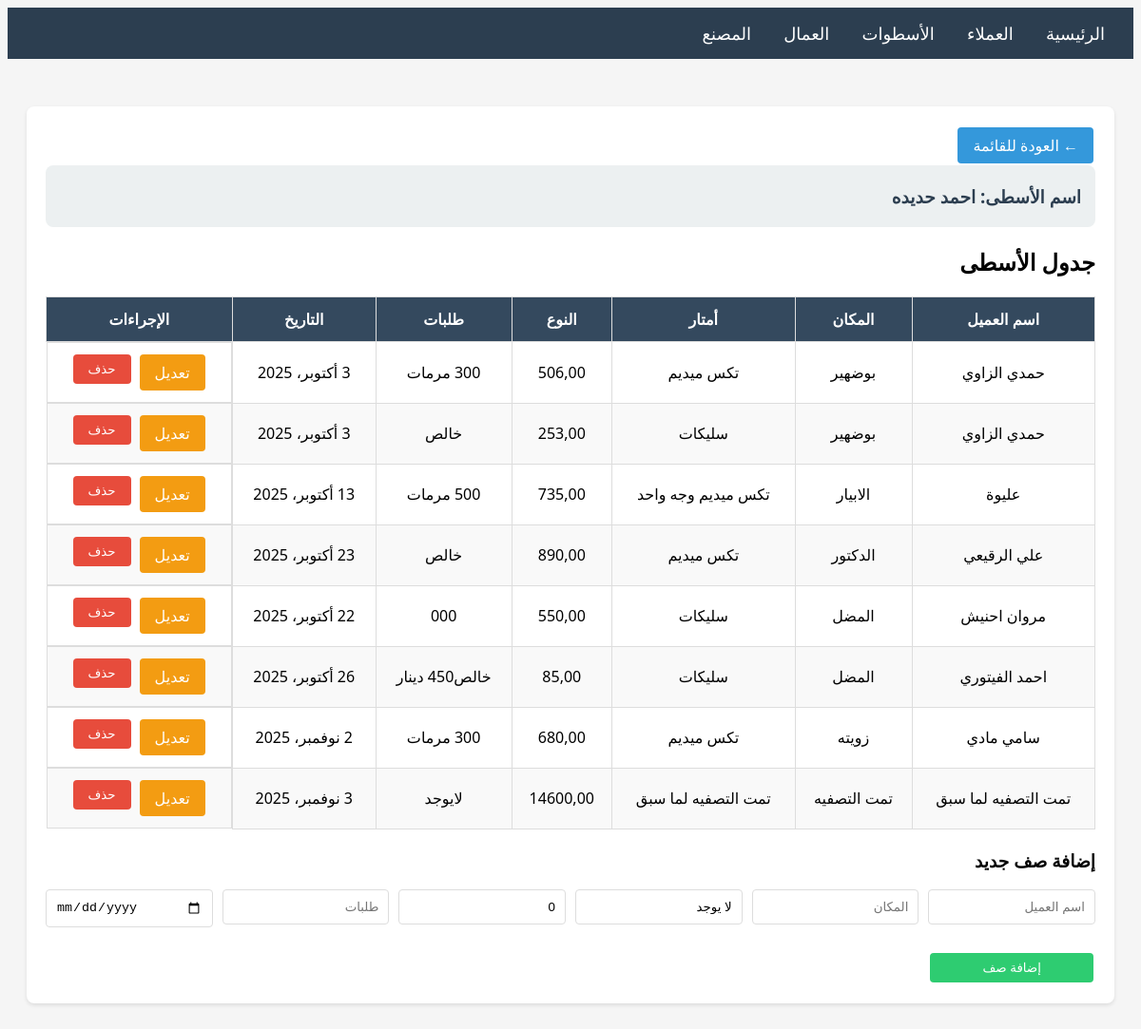
/craftsmen/10/, run on the app's committed database.
### main/models.py (models this page shows, shortened)
class Craftsman(models.Model):
    name = models.CharField(max_length=200, verbose_name='اسم الأسطى')
    created_at = models.DateTimeField(auto_now_add=True)
    class Meta:
        verbose_name = 'أسطى'
        verbose_name_plural = 'الأسطوات'
        ordering = ['-created_at']

class CraftsmanRow(models.Model):
    craftsman = models.ForeignKey(Craftsman, on_delete=models.CASCADE, related_name='rows', verbose_name='الأسطى')
    customer_name = models.CharField(max_length=200, verbose_name='اسم العميل')
    location = models.CharField(max_length=200, verbose_name='المكان')
    meters = models.DecimalField(max_digits=10, decimal_places=2, default=0, verbose_name='أمتار')
    orders = models.CharField(max_length=200, verbose_name='طلبات')
    type = models.CharField(max_length=200, null=True, blank=True, verbose_name='النوع', default='لا يوجد')
    date = models.DateField(null=True, blank=True, verbose_name='التاريخ', default='لا يوجد')
    order = models.IntegerField(default=0, verbose_name='الترتيب')
    class Meta:
        verbose_name = 'صف الأسطى'
        verbose_name_plural = 'صفوف الأسطوات'
        ordering = ['order', 'id']

### main/views.py (the view)
# urls.py: path('craftsmen/<int:pk>/', views.craftsman_detail, name='craftsman_detail'),
def craftsman_detail(request, pk):
    craftsman = get_object_or_404(Craftsman, pk=pk)
    rows = craftsman.rows.all()
    if request.method == 'POST':
        form = CraftsmanRowForm(request.POST)
        if form.is_valid():
            row = form.save(commit=False)
            row.craftsman = craftsman
            row.order = craftsman.rows.count()
            row.save()
            messages.success(request, 'تم إضافة الصف بنجاح')
            return redirect('craftsman_detail', pk=pk)
    else:
        form = CraftsmanRowForm()
    context = {
        'craftsman': craftsman,
        'rows': rows,
        'form': form,
    }
    return render(request, 'main/craftsman_detail.html', context)

### main/forms.py
class CraftsmanRowForm(forms.ModelForm):
    class Meta:
        model = CraftsmanRow
        fields = ['customer_name', 'location', 'meters', 'type', 'orders', 'date']
        widgets = {
            'date': forms.DateInput(attrs={'class': 'form-control', 'placeholder': 'التاريخ', 'type': 'date'}),
            'type': forms.TextInput(attrs={'class': 'form-control', 'placeholder': 'النوع'}),
            'orders': forms.TextInput(attrs={'class': 'form-control', 'placeholder': 'طلبات'}),
            'meters': forms.NumberInput(attrs={'class': 'form-control', 'placeholder': 'أمتار', 'step': '0.01'}),
            'location': forms.TextInput(attrs={'class': 'form-control', 'placeholder': 'المكان'}),
            'customer_name': forms.TextInput(attrs={'class': 'form-control', 'placeholder': 'اسم العميل'}),
        }

### main/templates/main/craftsman_detail.html (shortened to what this page needs)
{% extends 'main/base.html' %}
{% block content %}
<div class="card">
    <a href="{% url 'craftsman_list' %}" class="btn btn-primary">← العودة للقائمة</a>
    <div class="customer-header">
        <h3>اسم الأسطى: {{ craftsman.name }}</h3>
    </div>
    <h2>جدول الأسطى</h2>
    <div class="table-container">
        <table>
            <thead>
                <tr>
                    <th>اسم العميل</th>
                    <th>المكان</th>
                    <th>أمتار</th>
                    <th>النوع</th>
                    <th>طلبات</th>
                    <th>التاريخ</th>
                    <th>الإجراءات</th>
                </tr>
            </thead>
            <tbody>
                {% for row in rows %}
                <tr>
                    <td>{{ row.customer_name }}</td>
                    <td>{{ row.location }}</td>
                    <td>{{ row.type }}</td>
                    <td>{{ row.meters }}</td>
                    <td>{{ row.orders }}</td>
                    <td>{{ row.date}}</td>
                    <td class="actions">
                        <a href="{% url 'craftsman_row_edit' row.pk %}" class="btn btn-warning">تعديل</a>
                        <form method="POST" action="{% url 'craftsman_row_delete' row.pk %}" style="display: inline;" onsubmit="return confirm('هل أنت متأكد من حذف هذا الصف؟')">
                            <button type="submit" class="btn btn-danger">حذف</button>
                        </form>
                    </td>
                </tr>
                {% empty %}
                <tr>
                    <td colspan="5" style="text-align: center;">لا توجد صفوف حالياً</td>
                </tr>
                {% endfor %}
            </tbody>
        </table>
    </div>
    <h3>إضافة صف جديد</h3>
    <form method="POST">
        <div style="display: grid; grid-template-columns: repeat(6, 1fr); gap: 10px;">
            <div class="form-group">
                {{ form.customer_name }}
            </div>
            <div class="form-group">
                {{ form.location }}
            </div>
            <div class="form-group">
                {{ form.type }}
            </div>
            <div class="form-group">
                {{ form.meters }}
            </div>
            <div class="form-group">
                {{ form.orders }}
            </div>
            <div class="form-group">
                {{ form.date }}
        </div>
        <button type="submit" class="btn btn-success">إضافة صف</button>
    </form>
</div>
{% endblock %}

### static/css/style.css (style rules this page uses)
body { direction: rtl; text-align: right; font-family: 'Segoe UI', Tahoma, Geneva, Verdana, sans-serif; background-color: #f5f5f5; }
.card { background: white; border-radius: 8px; padding: 20px; margin-bottom: 20px; box-shadow: 0 2px 4px rgba(0,0,0,0.1); }
.table-container { overflow-x: auto; margin: 20px 0; }
table { width: 100%; border-collapse: collapse; background: white; }
table th { background-color: #34495e; color: white; padding: 12px; text-align: center; border: 1px solid #ddd; }
table td { padding: 10px; text-align: center; border: 1px solid #ddd; }
table tr:nth-child(even) { background-color: #f9f9f9; }
.btn { padding: 8px 16px; border: none; border-radius: 4px; cursor: pointer; text-decoration: none; display: inline-block; margin: 2px; }
.btn-primary { background-color: #3498db; color: white; }
.btn-success { background-color: #2ecc71; color: white; }
.btn-danger { background-color: #e74c3c; color: white; }
.btn-warning { background-color: #f39c12; color: white; }
.form-group { margin-bottom: 15px; }
.form-control { width: 100%; padding: 10px; border: 1px solid #ddd; border-radius: 4px; box-sizing: border-box; }
.customer-header { background-color: #ecf0f1; padding: 15px; border-radius: 8px; margin-bottom: 20px; }
.customer-header h3 { margin: 5px 0; color: #2c3e50; }
.actions { display: flex; gap: 5px; justify-content: center; }
input[type="number"] { text-align: right; }

### data on the page
Craftsman: name "احمد حديده"
CraftsmanRow: customer_name "حمدي الزاوي", location "بوضهير", type "تكس ميديم", meters "506,00", orders "300 مرمات", date "3 أكتوبر، 2025"
CraftsmanRow: customer_name "حمدي الزاوي", location "بوضهير", type "سليكات", meters "253,00", orders "خالص", date "3 أكتوبر، 2025"
CraftsmanRow: customer_name "عليوة", location "الابيار", type "تكس ميديم وجه واحد", meters "735,00", orders "500 مرمات", date "13 أكتوبر، 2025"
CraftsmanRow: customer_name "علي الرقيعي", location "الدكتور", type "تكس ميديم", meters "890,00", orders "خالص", date "23 أكتوبر، 2025"
CraftsmanRow: customer_name "مروان احنيش", location "المضل", type "سليكات", meters "550,00", orders "000", date "22 أكتوبر، 2025"
CraftsmanRow: customer_name "احمد الفيتوري", location "المضل", type "سليكات", meters "85,00", orders "خالص450 دينار", date "26 أكتوبر، 2025"
CraftsmanRow: customer_name "سامي مادي", location "زويته", type "تكس ميديم", meters "680,00", orders "300 مرمات", date "2 نوفمبر، 2025"
CraftsmanRow: customer_name "تمت التصفيه لما سبق", location "تمت التصفيه", type "تمت التصفيه لما سبق", meters "14600,00", orders "لايوجد", date "3 نوفمبر، 2025"
